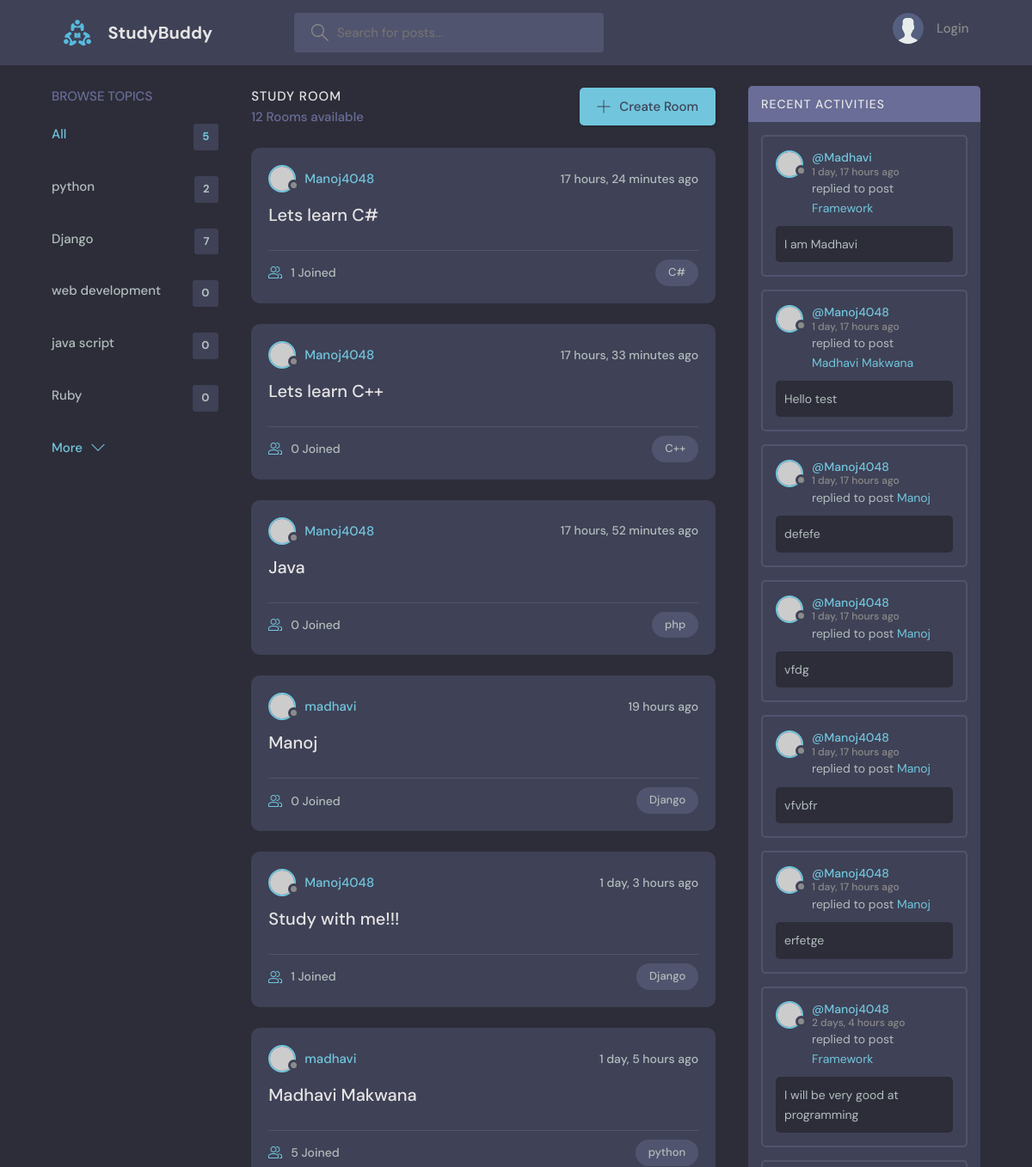
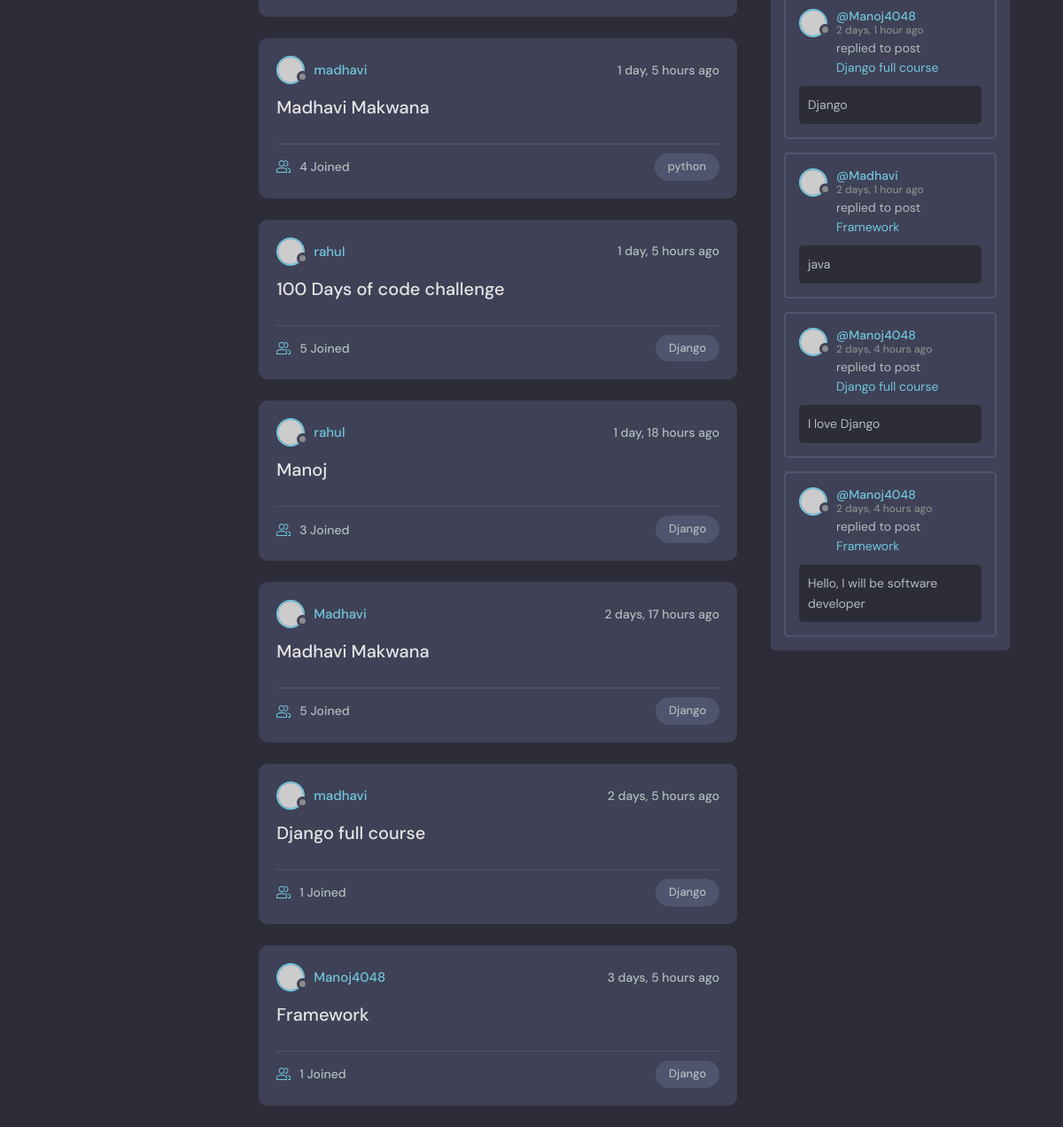
The page / on the database its author committed (2 pictures, top to bottom).
### base/models.py (models this page shows, shortened)
class Topic(models.Model):
    name = models.CharField(max_length=200)

class Room(models.Model):
    host = models.ForeignKey(User, on_delete=models.SET_NULL, null=True)
    topic = models.ForeignKey(Topic, on_delete=models.SET_NULL, null=True)
    name = models.CharField(max_length=200)
    description = models.TextField(null=True, blank = True)
    participants = models.ManyToManyField(User, related_name="participants", blank = True)
    updated = models.DateTimeField(auto_now=True)
    created = models.DateTimeField(auto_now_add=True)
    class Meta:
        ordering = ['-updated','-created']
    def __str__(self):
        return self.name

class Message(models.Model):
    user = models.ForeignKey(User, on_delete=models.CASCADE)
    room = models.ForeignKey(Room, on_delete=models.CASCADE)
    body = models.TextField()
    updated = models.DateTimeField(auto_now=True)
    created = models.DateTimeField(auto_now_add=True)
    class Meta:
        ordering = ['-updated','-created']

### base/views.py (the view)
# urls.py: path('', views.home, name="home"),
def home(request):
    q = request.GET.get('q') if request.GET.get('q') != None else ''
    rooms = Room.objects.filter(
        Q(topic__name__icontains=q)|
        Q(name__icontains=q)|
        Q(description__icontains=q)
        )
    print('room', rooms)
    topics = Topic.objects.all()[0:5]
    room_messages = Message.objects.filter(Q(room__topic__name__icontains=q))
    room_count = rooms.count()
    context = {'rooms': rooms, 'topics': topics, 'room_count': room_count, 'room_messages': room_messages }
    return render(request, 'base/home.html', context)

### base/templates/base/home.html (shortened to what this page needs)
{% extends 'main.html' %}
{% block content %}
    <main class="layout layout--3">
      <div class="container">
        {% include 'base/topic_components.html' %}
        <div class="roomList">
          <div class="roomList__header">
            <div>
              <h2>Study Room</h2>
              <p>{{room_count}} Rooms available</p>
            </div>
            <a class="btn btn--main" href="{% url 'createroomname'%}">
              <svg version="1.1" xmlns="http://www.w3.org/2000/svg" width="32" height="32" viewBox="0 0 32 32">
                <title>add</title>
                <path
                  d="M16.943 0.943h-1.885v14.115h-14.115v1.885h14.115v14.115h1.885v-14.115h14.115v-1.885h-14.115v-14.115z"
                ></path>
              </svg>
              Create Room
            </a>
          </div>
          {% include 'base/feed_components.html' %}
        </div>
        {% include 'base/activity_components.html' %}
      </div>
    </main>
{% endblock %}

### base/templates/base/topic_components.html
<div class="topics">
    <div class="topics__header">
      <h2>Browse Topics</h2>
    </div>
    <ul class="topics__list">
      <li>
        <a href="{% url 'home' %}" class="active">All <span>{{topics.count}}</span></a>
      </li>
      {% for topic in topics %}
      <li>
        <a href="{% url 'home' %}?q={{topic.name}}">{{topic.name}}<span>{{topic.room_set.all.count}}</span></a>
      </li>
      {% endfor %}
    </ul>
    <a class="btn btn--link" href="{% url 'topics' %}">
      More
      <svg version="1.1" xmlns="http://www.w3.org/2000/svg" width="32" height="32" viewBox="0 0 32 32">
        <title>chevron-down</title>
        <path d="M16 21l-13-13h-3l16 16 16-16h-3l-13 13z"></path>
      </svg>
    </a>
  </div>

### base/templates/base/feed_components.html (shortened to what this page needs)
{% for room in rooms %}
<div class="roomListRoom">
    <div class="roomListRoom__header">
      <a href="{% url 'profile' room.host.id %}" class="roomListRoom__author">
        <div class="avatar avatar--small">
          <img src="https://randomuser.me/api/portraits/women/11.jpg" />
        </div>
        <span>{{room.host.username}}</span>
      </a>
      <div class="roomListRoom__actions">
        <span>{{room.created|timesince}} ago</span>
      </div>
    </div>
    <div class="roomListRoom__content">
      <a href="{% url 'room' room.id %}">{{room.name}}</a>
    </div>
    <div class="roomListRoom__meta">
      <a href="{% url 'room' room.id %}" class="roomListRoom__joined">
        {{ room.participants.all.count}} Joined
      </a>
      <p class="roomListRoom__topic">{{room.topic.name}}</p>
    </div>
  </div>
  {% endfor %}

### base/templates/base/activity_components.html (shortened to what this page needs)
<div class="activities">
    <div class="activities__header">
      <h2>Recent Activities</h2>
    </div>
    {% for message in room_messages %}
    <div class="activities__box">
      <div class="activities__boxHeader roomListRoom__header">
        <a href="{% url 'profile' message.user.id %}" class="roomListRoom__author">
          <div class="avatar avatar--small">
            <img src="https://randomuser.me/api/portraits/women/11.jpg" />
          </div>
          <p>
            @{{message.user}}
            <span> {{message.created|timesince}} ago</span>
          </p>
        </a>
      </div>
      <div class="activities__boxContent">
        <p>replied to post <a href="{% url 'room' message.room.id %}">{{message.room}}</a></p>
        <div class="activities__boxRoomContent">
          {{message.body}}
        </div>
      </div>
    </div>
    {% endfor %}
  </div>

### rows shown on the page
Topic: name "python", room_set.all.count "2"
Topic: name "Django", room_set.all.count "7"
Topic: name "web development", room_set.all.count "0"
Topic: name "java script", room_set.all.count "0"
Topic: name "Ruby", room_set.all.count "0"
Room: host.username "Manoj4048", created "17 hours, 24 minutes", name "Lets learn C#", participants.all.count "1", topic.name "C#"
Room: host.username "Manoj4048", created "17 hours, 33 minutes", name "Lets learn C++", participants.all.count "0", topic.name "C++"
Room: host.username "Manoj4048", created "17 hours, 52 minutes", name "Java", participants.all.count "0", topic.name "php"
Room: host.username "madhavi", created "19 hours", name "Manoj", participants.all.count "0", topic.name "Django"
Room: host.username "Manoj4048", created "1 day, 3 hours", name "Study with me!!!", participants.all.count "1", topic.name "Django"
Room: host.username "madhavi", created "1 day, 5 hours", name "Madhavi Makwana", participants.all.count "5", topic.name "python"
Room: host.username "madhavi", created "1 day, 5 hours", name "Madhavi Makwana", participants.all.count "4", topic.name "python"
Room: host.username "rahul", created "1 day, 5 hours", name "100 Days of code challenge", participants.all.count "5", topic.name "Django"
Room: host.username "rahul", created "1 day, 18 hours", name "Manoj", participants.all.count "3", topic.name "Django"
Room: host.username "Madhavi", created "2 days, 17 hours", name "Madhavi Makwana", participants.all.count "5", topic.name "Django"
Room: host.username "madhavi", created "2 days, 5 hours", name "Django full course", participants.all.count "1", topic.name "Django"
Room: host.username "Manoj4048", created "3 days, 5 hours", name "Framework", participants.all.count "1", topic.name "Django"
Message: user "Madhavi", created "1 day, 17 hours", room "Framework", body "I am Madhavi"
Message: user "Manoj4048", created "1 day, 17 hours", room "Madhavi Makwana", body "Hello test"
Message: user "Manoj4048", created "1 day, 17 hours", room "Manoj", body "defefe"
Message: user "Manoj4048", created "1 day, 17 hours", room "Manoj", body "vfdg"
Message: user "Manoj4048", created "1 day, 17 hours", room "Manoj", body "vfvbfr"
Message: user "Manoj4048", created "1 day, 17 hours", room "Manoj", body "erfetge"
Message: user "Manoj4048", created "2 days, 4 hours", room "Framework", body "I will be very good at programming"
Message: user "Manoj4048", created "2 days, 1 hour", room "Django full course", body "Django"
Message: user "Madhavi", created "2 days, 1 hour", room "Framework", body "java"
Message: user "Manoj4048", created "2 days, 4 hours", room "Django full course", body "I love Django"
Message: user "Manoj4048", created "2 days, 4 hours", room "Framework", body "Hello, I will be software developer"

### other values the page prints
{{ topics.count }} "5"
{{ room_count }} "12"
